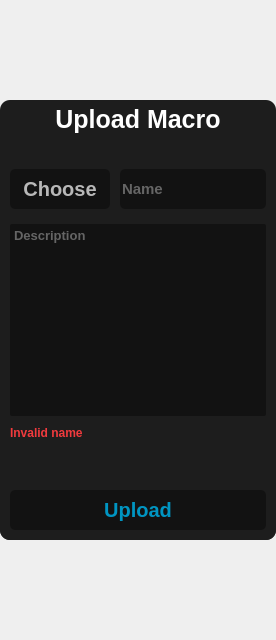
            <widget class="QWidget" name="upload_macro_page">
             <layout class="QHBoxLayout" name="horizontalLayout_47">
              <property name="spacing">
               <number>0</number>
              </property>
              <property name="leftMargin">
               <number>0</number>
              </property>
              <property name="topMargin">
               <number>100</number>
              </property>
              <property name="rightMargin">
               <number>0</number>
              </property>
              <property name="bottomMargin">
               <number>100</number>
              </property>
              <item>
               <widget class="QFrame" name="frame_57">
                <property name="maximumSize">
                 <size>
                  <width>360</width>
                  <height>470</height>
                 </size>
                </property>
                <property name="styleSheet">
                 <string notr="true">background-color: rgb(29, 29, 29);
border-radius:10px;</string>
                </property>
                <property name="frameShape">
                 <enum>QFrame::StyledPanel</enum>
                </property>
                <property name="frameShadow">
                 <enum>QFrame::Raised</enum>
                </property>
                <layout class="QVBoxLayout" name="verticalLayout_69">
                 <property name="spacing">
                  <number>20</number>
                 </property>
                 <property name="leftMargin">
                  <number>0</number>
                 </property>
                 <property name="topMargin">
                  <number>5</number>
                 </property>
                 <property name="rightMargin">
                  <number>0</number>
                 </property>
                 <property name="bottomMargin">
                  <number>0</number>
                 </property>
                 <item>
                  <widget class="QLabel" name="label_30">
                   <property name="maximumSize">
                    <size>
                     <width>16777215</width>
                     <height>50</height>
                    </size>
                   </property>
                   <property name="font">
                    <font>
                     <pointsize>19</pointsize>
                     <bold>true</bold>
                    </font>
                   </property>
                   <property name="styleSheet">
                    <string notr="true">color: rgb(255, 255, 255);</string>
                   </property>
                   <property name="text">
                    <string>Upload Macro</string>
                   </property>
                   <property name="alignment">
                    <set>Qt::AlignCenter</set>
                   </property>
                  </widget>
                 </item>
                 <item>
                  <widget class="QFrame" name="frame_58">
                   <property name="styleSheet">
                    <string notr="true">QScrollBar:vertical {
	 border:none;
		background: #323232;
		width:5px;
	margin:15px 0 15px 0;
	border-radius:0px;
    }
QScrollBar::handle:vertical {
	background-color: #222222;
        min-height:20px;
	border-radius:5px;
    }
QScrollBar::add-line:vertical {
        background-color: rgb(44, 44, 44);
     height: 0px;
     subcontrol-position: bottom;
    subcontrol-origin: margin;
    }
 QScrollBar::sub-line:vertical {
  background-color: rgb(44, 44, 44);
       height: 0 px;
       subcontrol-position: top;
       subcontrol-origin: margin;
    }
QScrollBar::up-arrow:vertical, QScrollBar::down-aroow:vertical{
	background:none;
}
QScrollBar::add-page:vertical, QScrollBar::sub-page:vertical{
	background:none;
}</string>
                   </property>
                   <property name="frameShape">
                    <enum>QFrame::StyledPanel</enum>
                   </property>
                   <property name="frameShadow">
                    <enum>QFrame::Raised</enum>
                   </property>
                   <layout class="QVBoxLayout" name="verticalLayout_70">
                    <property name="spacing">
                     <number>10</number>
                    </property>
                    <property name="leftMargin">
                     <number>10</number>
                    </property>
                    <property name="topMargin">
                     <number>10</number>
                    </property>
                    <property name="rightMargin">
                     <number>10</number>
                    </property>
                    <property name="bottomMargin">
                     <number>10</number>
                    </property>
                    <item>
                     <widget class="QFrame" name="frame_64">
                      <property name="minimumSize">
                       <size>
                        <width>0</width>
                        <height>50</height>
                       </size>
                      </property>
                      <property name="maximumSize">
                       <size>
                        <width>16777215</width>
                        <height>16777215</height>
                       </size>
                      </property>
                      <property name="frameShape">
                       <enum>QFrame::StyledPanel</enum>
                      </property>
                      <property name="frameShadow">
                       <enum>QFrame::Raised</enum>
                      </property>
                      <layout class="QHBoxLayout" name="horizontalLayout_45">
                       <property name="spacing">
                        <number>10</number>
                       </property>
                       <property name="leftMargin">
                        <number>0</number>
                       </property>
                       <property name="topMargin">
                        <number>0</number>
                       </property>
                       <property name="rightMargin">
                        <number>0</number>
                       </property>
                       <property name="bottomMargin">
                        <number>0</number>
                       </property>
                       <item>
                        <widget class="QPushButton" name="upload_choose">
                         <property name="minimumSize">
                          <size>
                           <width>100</width>
                           <height>40</height>
                          </size>
                         </property>
                         <property name="maximumSize">
                          <size>
                           <width>16777215</width>
                           <height>40</height>
                          </size>
                         </property>
                         <property name="font">
                          <font>
                           <pointsize>15</pointsize>
                           <bold>true</bold>
                          </font>
                         </property>
                         <property name="cursor">
                          <cursorShape>PointingHandCursor</cursorShape>
                         </property>
                         <property name="focusPolicy">
                          <enum>Qt::NoFocus</enum>
                         </property>
                         <property name="styleSheet">
                          <string notr="true">border-radius: 5px;
background-color: rgb(18, 18, 18);
color: rgb(184, 184, 184);</string>
                         </property>
                         <property name="text">
                          <string>Choose</string>
                         </property>
                         <property name="shortcut">
                          <string>Return</string>
                         </property>
                        </widget>
                       </item>
                       <item>
                        <widget class="QLineEdit" name="upload_name">
                         <property name="minimumSize">
                          <size>
                           <width>0</width>
                           <height>40</height>
                          </size>
                         </property>
                         <property name="maximumSize">
                          <size>
                           <width>16777215</width>
                           <height>40</height>
                          </size>
                         </property>
                         <property name="font">
                          <font>
                           <pointsize>11</pointsize>
                           <bold>true</bold>
                          </font>
                         </property>
                         <property name="focusPolicy">
                          <enum>Qt::StrongFocus</enum>
                         </property>
                         <property name="styleSheet">
                          <string notr="true">padding-right:5px;
border-radius: 5px;
background-color: rgb(18, 18, 18);
color: rgb(184, 184, 184);</string>
                         </property>
                         <property name="text">
                          <string/>
                         </property>
                         <property name="maxLength">
                          <number>30</number>
                         </property>
                         <property name="placeholderText">
                          <string>Name</string>
                         </property>
                        </widget>
                       </item>
                      </layout>
                     </widget>
                    </item>
                    <item>
                     <widget class="QTextEdit" name="upload_desc">
                      <property name="minimumSize">
                       <size>
                        <width>0</width>
                        <height>0</height>
                       </size>
                      </property>
                      <property name="font">
                       <font>
                        <pointsize>10</pointsize>
                        <bold>true</bold>
                       </font>
                      </property>
                      <property name="cursor" stdset="0">
                       <cursorShape>IBeamCursor</cursorShape>
                      </property>
                      <property name="focusPolicy">
                       <enum>Qt::ClickFocus</enum>
                      </property>
                      <property name="layoutDirection">
                       <enum>Qt::LeftToRight</enum>
                      </property>
                      <property name="styleSheet">
                       <string notr="true">background-color: rgb(18, 18, 18);
border-radius:2px;
color: rgb(184, 184, 184);</string>
                      </property>
                      <property name="readOnly">
                       <bool>false</bool>
                      </property>
                      <property name="placeholderText">
                       <string>Description</string>
                      </property>
                     </widget>
                    </item>
                    <item>
                     <widget class="QFrame" name="reg_error_frame_3">
                      <property name="minimumSize">
                       <size>
                        <width>0</width>
                        <height>0</height>
                       </size>
                      </property>
                      <property name="font">
                       <font>
                        <bold>false</bold>
                       </font>
                      </property>
                      <property name="styleSheet">
                       <string notr="true">color: rgb(241, 58, 61);</string>
                      </property>
                      <property name="frameShape">
                       <enum>QFrame::StyledPanel</enum>
                      </property>
                      <property name="frameShadow">
                       <enum>QFrame::Raised</enum>
                      </property>
                      <layout class="QVBoxLayout" name="verticalLayout_76">
                       <property name="spacing">
                        <number>0</number>
                       </property>
                       <property name="leftMargin">
                        <number>0</number>
                       </property>
                       <property name="topMargin">
                        <number>0</number>
                       </property>
                       <property name="rightMargin">
                        <number>0</number>
                       </property>
                       <property name="bottomMargin">
                        <number>0</number>
                       </property>
                       <item>
                        <widget class="QLabel" name="upload_error_name">
                         <property name="font">
                          <font>
                           <bold>true</bold>
                          </font>
                         </property>
                         <property name="text">
                          <string>Invalid name</string>
                         </property>
                        </widget>
                       </item>
                       <item>
                        <spacer name="verticalSpacer_16">
                         <property name="orientation">
                          <enum>Qt::Vertical</enum>
                         </property>
                         <property name="sizeHint" stdset="0">
                          <size>
                           <width>20</width>
                           <height>40</height>
                          </size>
                         </property>
                        </spacer>
                       </item>
                      </layout>
                     </widget>
                    </item>
                    <item>
                     <widget class="QPushButton" name="upload_submit">
                      <property name="minimumSize">
                       <size>
                        <width>0</width>
                        <height>40</height>
                       </size>
                      </property>
                      <property name="maximumSize">
                       <size>
                        <width>16777215</width>
                        <height>40</height>
                       </size>
                      </property>
                      <property name="font">
                       <font>
                        <pointsize>15</pointsize>
                        <bold>true</bold>
                       </font>
                      </property>
                      <property name="cursor">
                       <cursorShape>PointingHandCursor</cursorShape>
                      </property>
                      <property name="focusPolicy">
                       <enum>Qt::NoFocus</enum>
                      </property>
                      <property name="styleSheet">
                       <string notr="true">border-radius: 5px;
background-color: rgb(18, 18, 18);
color: rgb(0, 149, 194);</string>
                      </property>
                      <property name="text">
                       <string>Upload</string>
                      </property>
                      <property name="shortcut">
                       <string>Return</string>
                      </property>
                     </widget>
                    </item>
                   </layout>
                  </widget>
                 </item>
                </layout>
               </widget>
              </item>
             </layout>
            </widget>
